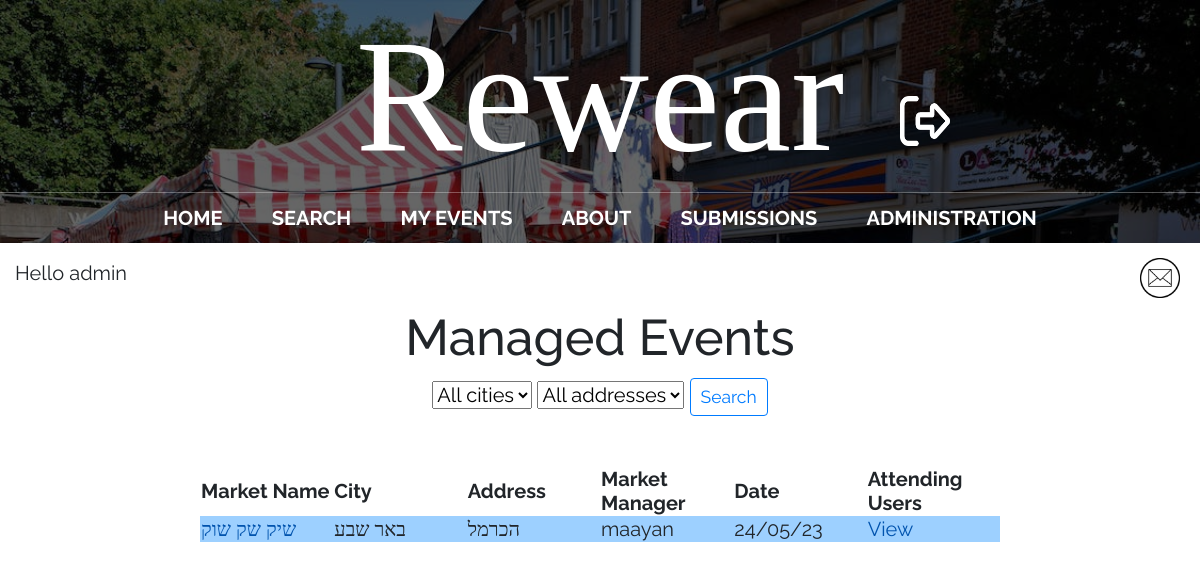
Page /managed_events/2/ (signed in) on the committed database.
### main/models.py (models this page shows, shortened)
class market(models.Model):
    id = models.AutoField(primary_key=True)
    name = models.CharField(max_length=200, blank=True)
    city = models.CharField(max_length=200, blank=True)
    address = models.CharField(max_length=200, blank=True)
    facebook = models.CharField(max_length=200, default='', blank=True)
    description = models.CharField(max_length=200, default='', blank=True)
    google_location = models.CharField(max_length=1000, default='', blank=True)
    market_manager = models.CharField(max_length=200, default='', blank=True)
    date = models.CharField(max_length=200, default='', blank=True)
    status = models.CharField(max_length=200, default='', blank=True)
    rating = models.CharField(max_length=200, default='', blank=True)
    shirt = models.IntegerField(default=0, blank=True)
    pants = models.IntegerField(default=0, blank=True)
    shoes = models.IntegerField(default=0, blank=True)
    hat = models.IntegerField(default=0, blank=True)
    gloves = models.IntegerField(default=0, blank=True)
    scarf = models.IntegerField(default=0, blank=True)
    jacket = models.IntegerField(default=0, blank=True)
    other = models.IntegerField(default=0, blank=True)
    class Meta:
        app_label = 'main'

### main/views.py (the view)
# urls.py: path("managed_events/<uid>/", views.managed_events, name="my_events"),
def managed_events(response, uid):
    curUser = User.objects.get(id=uid)
    markets = market.objects.filter(market_manager=curUser.username)
    new_mail = new_messages(response.user.username)
    return render(response, "main/managed_events.html", {'markets': markets, 'new_mail': new_mail})

### main/views.py (called while the page is built)
def new_messages(username):
    try:
        messages = Message.objects.filter(recipient=User.objects.filter(username=username)[0])
        for m in messages:
            if not m.is_read:
                return True
        return False
    except:
        return False

### main/templates/main/managed_events.html (shortened to what this page needs)
{% extends 'main/base.html' %}
{% load crispy_forms_tags %}
{% block content %}
<center><h1>Managed Events</h1>
<form method="post" action='/search/'>
	<select name="city" id="city-select" onchange="updateAddressOptions()">
		<option value="All">All cities</option>
	</select>
	<select name="address" id="address-select" onchange="updateCityOptions()">
		<option value="All">All addresses</option>
	</select>
	<input type="submit" value="Search" class="btn btn-outline-primary btn-sm">
</form>
<br />
		<table>
			<tr>
				<th>
					Market Name
				</th>
				<th>
					City
				</th>
				<th>
					Address
				</th>
				<th>
					Market Manager
				</th>
				<th>
					Date
				</th>
				<th>
					Attending Users
				</th>
			</tr>
			{% for market in markets %}
			<tr class="{% cycle 'blue-row' 'light-blue-row' %}">
				<td>
					<a href="/market_page/{{market.id}}/">{{market.name}}</a>
				</td>
				<td>
					{{market.city}}
				</td>
				<td>
					{{market.address}}
				</td>
				<td>
					{{market.market_manager}}
				</td>
				<td>
					{{market.date}}
				</td>
				<td>
					<a href="/attending_users/{{market.id}}/">View</a>
				</td>
			</tr>
			{% endfor %}
		</table>
</center>
{% endblock %}

### main/templates/main/base.html (shortened to what this page needs)
{% load static %}
<!doctype html>
<html>
	<head>
		<link rel="stylesheet" href="https://stackpath.bootstrapcdn.com/bootstrap/4.3.1/css/bootstrap.min.css">
		<link rel="stylesheet" href="{% static 'css/styles.css' %}">
	</head>
	<body>
	<div id = "content", name = "content">
		<div class="row justify-content-center">
			<div class="col-12">
					<header class="main-header">
						<h1 id="header-title" class="header-name header-name-large" style="text-align: center; position: relative;">Rewear
							{% if user.is_authenticated %}
								<span class="header-photo-wrapper">
									<a href="/logout">
										<img src="{% static 'media/logout.png' %}" alt="logout" class="header-photo" width="50" height="50">
									</a>
								</span>
							{% endif %}
						</h1>
						<nav class="nav main-nav">
							<ul>
								<li><a href="/">Home</a></li>
								{% if user.is_authenticated %}
									<li><a href="/search_page/">Search</a></li>
									<li><a href="/my_events/{{request.user.id}}">My Events</a></li>
								{% endif %}
								<li><a href="/about/">About</a></li>
								{% if user.is_authenticated and user.is_superuser %}
									<li><a href="/submissions/">Submissions
									</a></li>
									<li><a href="/admin/">Administration</a></li>
								{% elif user.is_authenticated and user.is_active%}
								<li><a href="/profile/">My Profile</a></li>
								{% endif %}
							</ul>
						</nav>
					</header>
			{% if user.is_authenticated %}
			<p style="text-align:left;margin:15px;">
				<td><left>Hello {{request.user.username}}</left></td>
				<span style="float:right;">
					{% if new_mail %}
						<a href="/inbox" style="text-decoration:none">
							<img src='{% static "media/new_mail.png" %}' alt="inbox" height=40px width=40px class="animation">&nbsp;
						</a>
					{% else %}
						<a href="/inbox" style="text-decoration:none">
							<img src='{% static "media/mail_icon.png" %}' alt="inbox" height=40px width=40px class="mail_icon">&nbsp;
						</a>
					{% endif %}
				</span>
			</p>
			{% endif %}
				{% block content %}
				{% endblock %}
			</div>
		</div>
	</div>
	</body>
</html>

### static/css/styles.css (style rules this page uses)
* { box-sizing: border-box; font-family: Raleway; }
html, body { margin: 0; padding: 0; }
.nav ul { margin: 0; padding: 0; }
.nav li { display: inline; }
.nav a { display: inline-block; padding: .5em; color: white; text-decoration: none; }
.main-nav { text-align: center; font-size: 1.1em; font-weight: lighter; display: inline; }
.main-nav li { padding: 0 1%; }
.main-header { background-color: rgba(0, 0, 0, .6); background-image: url("../media/Header Background.jpeg"); background-blend-mode: multiply; background-size: cover; }
.header-name { text-align: center; margin: 0; font-size: 4em; font-family: "Arvo"; font-weight: normal; color: white; border-bottom: 1px solid rgba(255, 255, 255, .3) }
.header-name-large { font-size: 8em; }

### main/templates/main/base.html (style rules this page uses)
* { font-size: 20px; }
nav li a { text-transform: uppercase; font-weight: bold; }
.header-photo-wrapper { position: absolute; top: 50%; left: 75%; transition: transform 0.2s ease; opacity: 1; transition: transform 0.2s ease, opacity 0.2s ease; }
.header-photo-wrapper::after { content: "Logout"; position: absolute; top: 105%; left: 50%; transform: translateX(-50%); opacity: 0; transition: opacity 0.2s ease; }
.header-name { text-align: center; position: relative; max-width: 100%; width: 100%; white-space: nowrap; overflow: hidden; text-overflow: ellipsis; }
.mail_icon { transition: transform 0.2s ease; }

### rows in the picture
market: name "שיק שק שוק", city "באר שבע", address "הכרמל", market_manager "maayan", date "24/05/23"

### other values in the picture
{{ request.user.username }} "admin"
